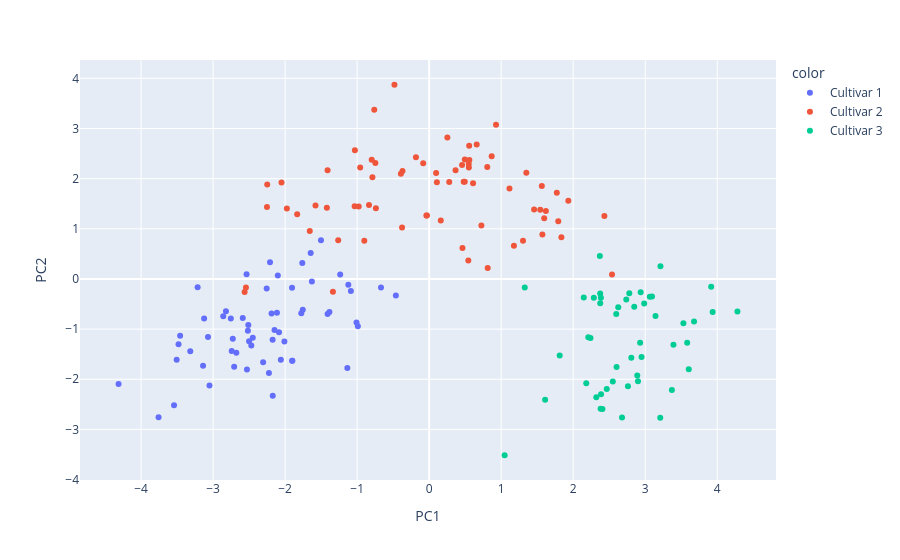

Write notebook code for a chart like this one.
### Markdown cell above
##### <font color = "wheat" >Visualiser les donneées suivant les deux premiers composantes

### Code cell
# Visualiser les classes suivant les deux composantes
fig = px.scatter(New_df.apply(np.real), x = 'PC1', y = 'PC2', color = df.Class.values)
fig.show()
